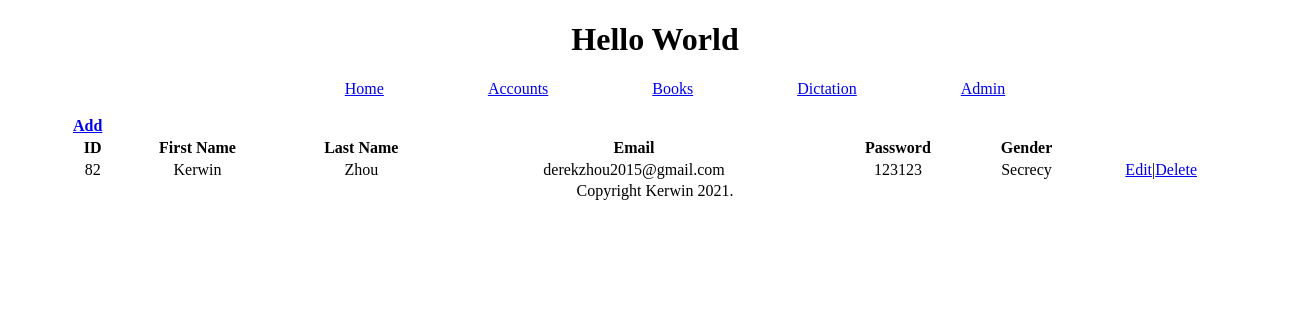
/account/, run on an earlier commit of the app's database.
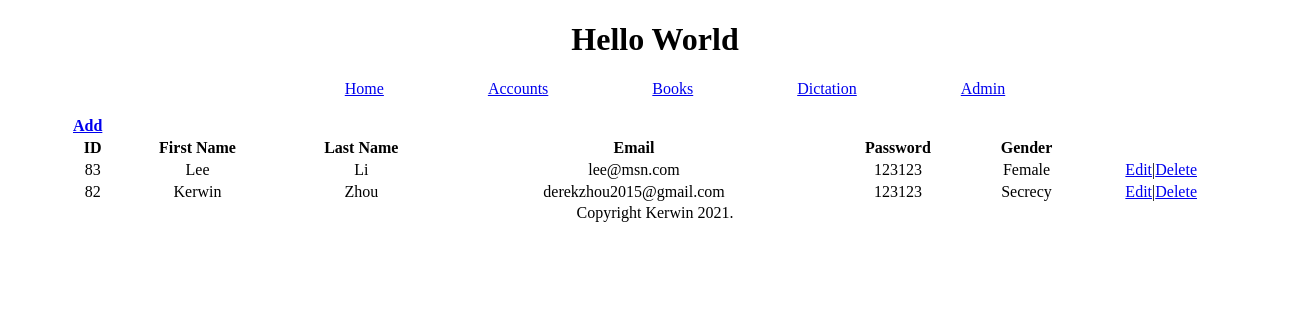
And on a later commit of the database.
### TestModel/models.py (models this page shows)
class Account(models.Model):
    class Meta:
        verbose_name = 'Account'
        verbose_name_plural = 'Account'
    first_name = models.CharField(max_length=20)
    last_name = models.CharField(max_length=20)
    email = models.EmailField()
    password = models.CharField(max_length=20)
    acc_details = models.OneToOneField(
        'AccountDetails', on_delete=models.CASCADE, unique=True)

class AccountDetails(models.Model):
    class Meta:
        verbose_name = 'Account Details'
        verbose_name_plural = 'Account Details'
    gender = models.SmallIntegerField(choices=common.GENDER_LIST)
    tel = models.CharField(max_length=32)
    addr = models.CharField(max_length=64)
    birthday = models.DateField()

### TestModel/views.py (the view)
# urls.py: path('', views.index),
def index(request):
    l1 = Account.objects.all().order_by('-id')
    return render(request, 'Account/index.html', {'context': l1})

### Templates/Account/index.html
{% extends 'base.html' %} {% block mainbody %}
<div>
  <table>
    <thead>
      <tr>
        <th colspan="4" style="text-align: left">
          <a href="add">Add</a>
        </th>
      </tr>
      <tr>
        <th>ID</th>
        <th>First Name</th>
        <th>Last Name</th>
        <th>Email</th>
        <th>Password</th>
        <th>Gender</th>
        <th></th>
      </tr>
    </thead>
    <tbody>
      {% for account in context %}
      <tr>
        <td>{{account.id}}</td>
        <td>{{account.first_name}}</td>
        <td>{{account.last_name}}</td>
        <td>{{account.email}}</td>
        <td>{{account.password}}</td>
        <td>{{account.acc_details.get_gender_display}}</td>
        <td>
          <a href="edit?id={{account.id}}">Edit</a>|<a
            href="del?id={{account.id}}"
            >Delete</a
          >
        </td>
      </tr>
      {%empty%}
      <tr>
        <td colspan="7">No records</td>
      </tr>
      {% endfor %}
    </tbody>
  </table>
</div>
{% endblock mainbody %}

### Templates/base.html (shortened to what this page needs)
{%load static %}
<!DOCTYPE html>
<html lang="en">
  <head>
    <link rel="stylesheet" type="text/css" href="{% static 'css/main.css' %}" />
  </head>
  <body>
    <header>
      <h1>Hello World</h1>
      <ul class="menu">
        <li><a href="/">Home</a></li>
        <li><a href="/account/">Accounts</a></li>
        <li><a href="/books/">Books</a></li>
        <li><a href="/dict/choice/">Dictation</a></li>
        <li><a href="/admin">Admin</a></li>
      </ul>
    </header>
    {% block mainbody %} {% endblock mainbody %}
    <footer>Copyright Kerwin 2021.</footer>
  </body>
</html>

### Statics/css/main.css (style rules this page uses)
body { margin: 0 auto; padding: 0; width: 1300px; text-align: center; }
ul { list-style: none; }
.menu li { display: inline-block; margin: 0 50px; }
table { margin: 0 auto; width: 90%; }

What changed in the data, as far as the page shows it:
added Account: id "83", first_name "Lee", last_name "Li", email "lee@msn.com", password "123123", acc_details.gender "Female"
